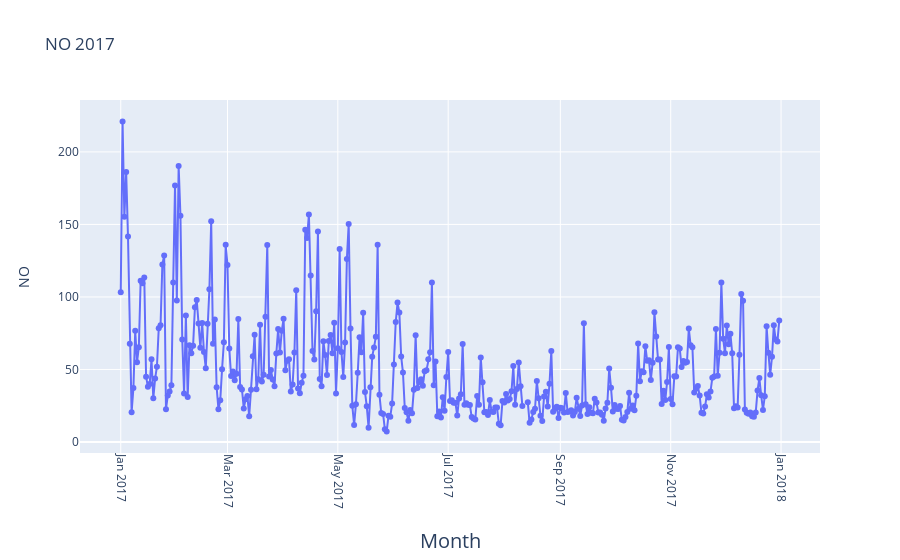

Source (notebook cell):
### Code cell
#2017
fig = go.Figure(go.Scatter(
    mode = "lines+markers",
    y = aqi_level_17.iloc[:,2],
    x = aqi_level_17.iloc[:,1]))
fig.update_xaxes(
        tickangle = 90,
        title_text = "Month",
        title_font = {"size": 20},
        title_standoff = 25)

fig.update_yaxes(
        title_text = "NO",
        title_standoff = 25)
fig.update_layout(title_text="NO 2017")

fig.show()

### Figure 1 — Plotly figure (JSON) as saved in the notebook; plotly's stock layout.template omitted (floating-point values rounded to 4 significant figures; data arrays with more than 128 entries replaced by an {"elided": "..."} marker saying what was removed)
{"data": [{"mode": "lines+markers", "type": "scatter", "x": {"elided": "365 str values"}, "y": {"elided": "365 float values"}}], "layout": {"title": {"text": "NO 2017"}, "xaxis": {"tickangle": 90, "title": {"font": {"size": 20}, "standoff": 25, "text": "Month"}}, "yaxis": {"title": {"standoff": 25, "text": "NO"}}}}
